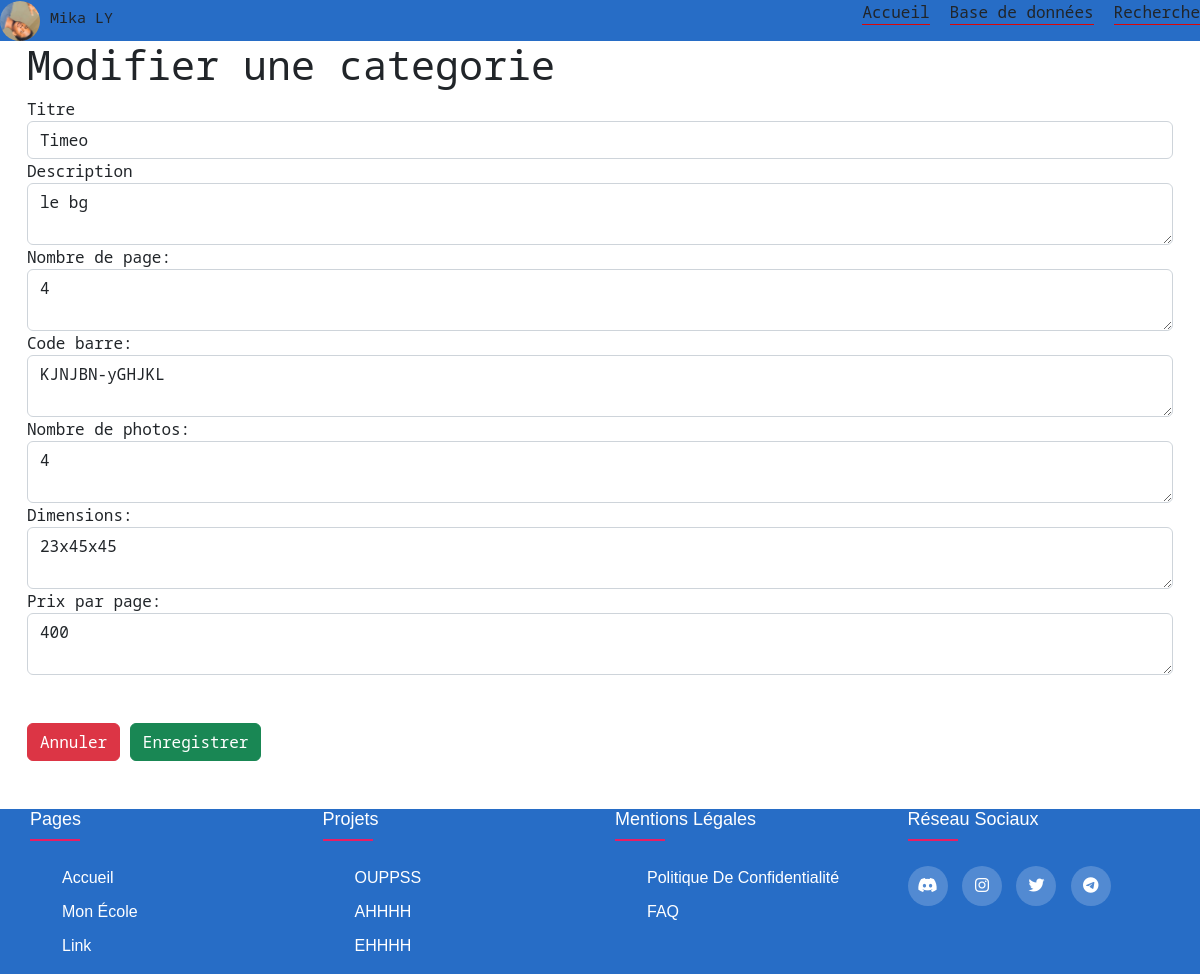
The page /album_photo/modifier_categories.php?id=2 on the database its author committed.
### tables this page shows
CREATE TABLE `categories` (
  `id` int(11) NOT NULL,
  `titre` text NOT NULL,
  `description` text DEFAULT NULL,
  `Nombre_de_page` int(11) UNSIGNED NOT NULL,
  `Code_barre` char(13) NOT NULL,
  `Nombre_de_photos` int(11) UNSIGNED NOT NULL,
  `Dimensions` varchar(50) NOT NULL COMMENT '(L x H x P en cm)',
  `Prix_par_page` varchar(50) NOT NULL
);

### album_photo/modifier_categories.php (the view, shortened to what this page needs)
<?php
include ("header.php");
$id=filter_input(INPUT_GET, "id");
$pdo = new PDO("mysql:host=".config::SERVEUR.";dbname=".config::BDD
    ,config::UTILISATEUR,config::MOTDEPASSE);
$requete=$pdo->prepare("select * from categories where id=:id");
$requete->bindParam("id",$id);
$requete->execute();
$lignes=$requete->fetchAll();
$categorie=$lignes[0];
?>
<h1>Modifier une categorie</h1>
    <form action="actions/update_categorie.php" method="post">
        <div class="form-group">
            <label for="titre">Titre</label>
            <input value="<?php echo htmlspecialchars($categorie["titre"]) ?>" class="form-control" type="text" required maxlength="50" name="titre"></div>
        <div class="form-group">
            <label for="description">Description</label>
            <textarea class="form-control" name="description"><?php echo htmlspecialchars($categorie["description"]) ?></textarea>
        </div>
        <div class="form-group">
            <label for="Nombre_de_page">Nombre de page:</label>
            <textarea class="form-control" type="number" required maxlength="50" name="Nombre_de_page"><?php echo htmlspecialchars($categorie["Nombre_de_page"]) ?></textarea>
        </div>
        <div class="form-group">
            <label for="Code_barre">Code barre:</label>
            <textarea class="form-control" type="text" required maxlength="50" name="Code_barre"><?php echo htmlspecialchars($categorie["Code_barre"]) ?></textarea>
        </div>
        <div class="form-group">
            <label for="Nombre_de_photos">Nombre de photos:</label>
            <textarea class="form-control" type="number" required name="Nombre_de_photos"><?php echo htmlspecialchars($categorie["Nombre_de_photos"]) ?></textarea>
        </div>
        <div class="form-group">
            <label for="Dimensions">Dimensions:</label>
            <textarea class="form-control" type="number" required maxlength="50"  name="Dimensions"><?php echo htmlspecialchars($categorie["Dimensions"]) ?></textarea>
        </div>
        <div class="form-group">
            <label for="Prix_par_page">Prix par page:</label>
            <textarea class="form-control" type="number" required maxlength="50" name="Prix_par_page"><?php echo htmlspecialchars($categorie["Prix_par_page"]) ?></textarea>
        </div
        <a href="index.php" class="mt-5 btn btn-light"></a>
        <a href="index.php" class="mt-5 btn btn-danger">Annuler</a>
        <input  type="Submit" class="mt-5 btn btn-success" value="Enregistrer">
    </form>
<?php
include ("footer.php");

### album_photo/css.css (style rules this page uses)
body { font-family: 'Noto Sans Mono', monospace; }

### rows shown on the page
categories: titre "Timeo", description "le bg", Nombre_de_page "4", Code_barre "KJNJBN-yGHJKL", Nombre_de_photos "4", Dimensions "23x45x45", Prix_par_page "400"
